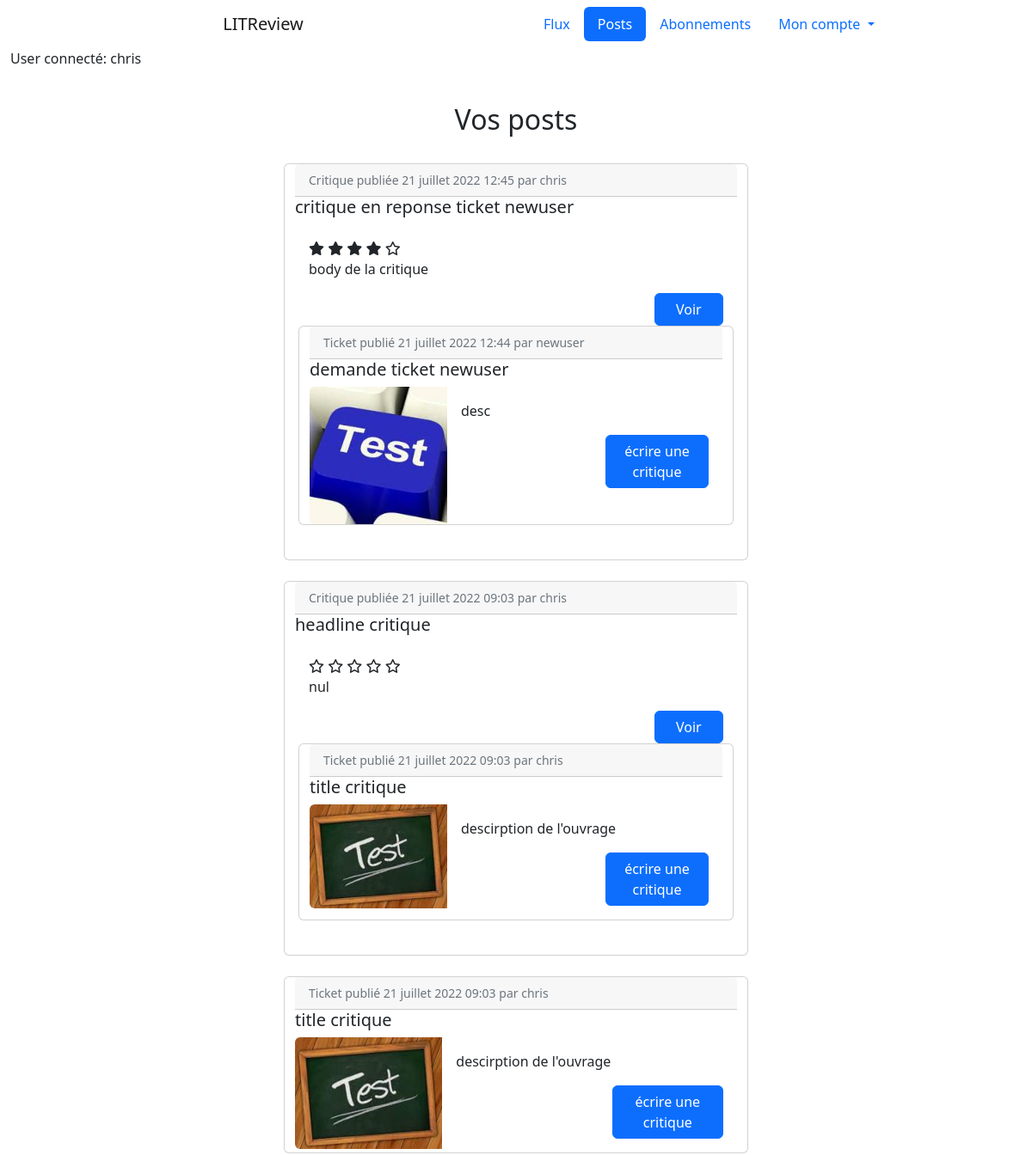
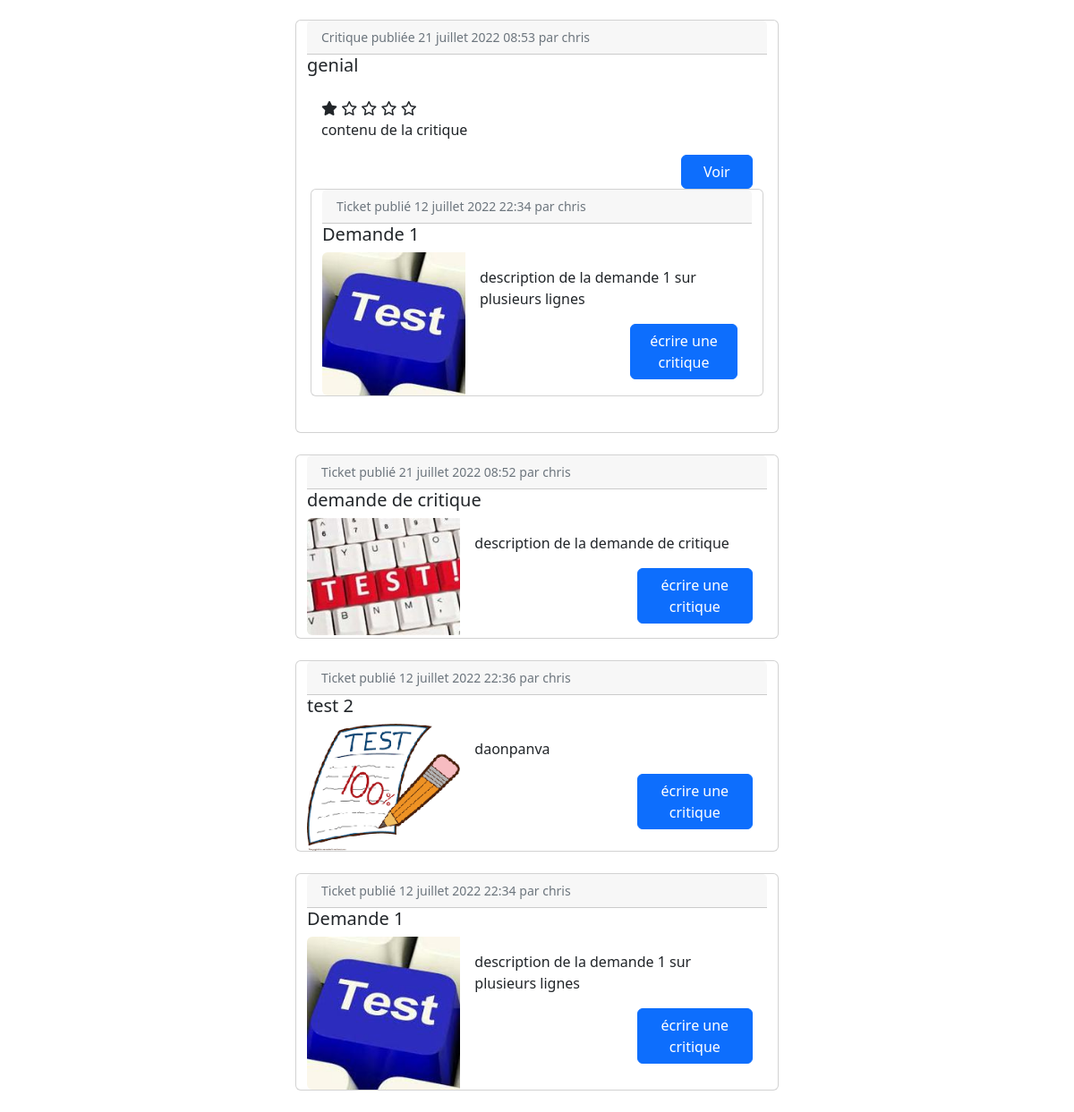
Page /posts/ (signed in) on the earlier database version (2 pictures, top to bottom).
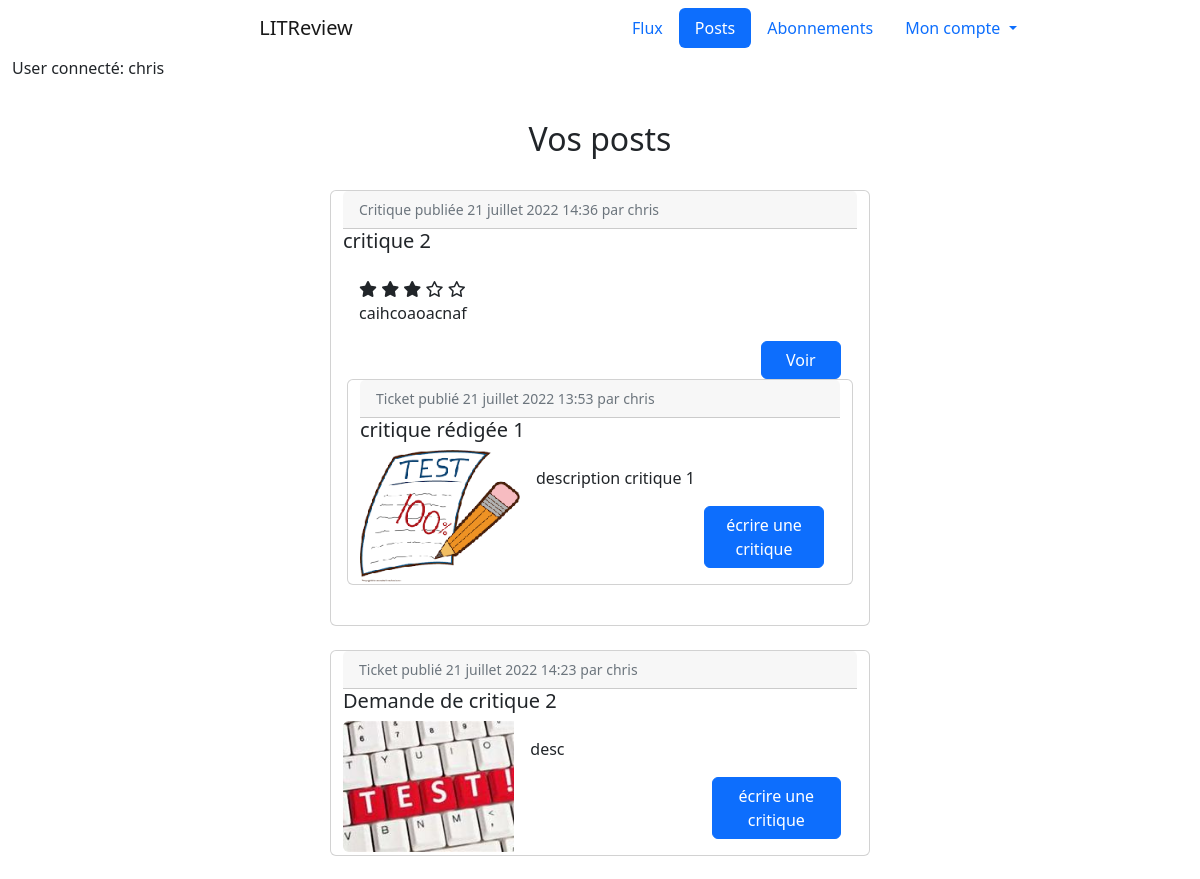
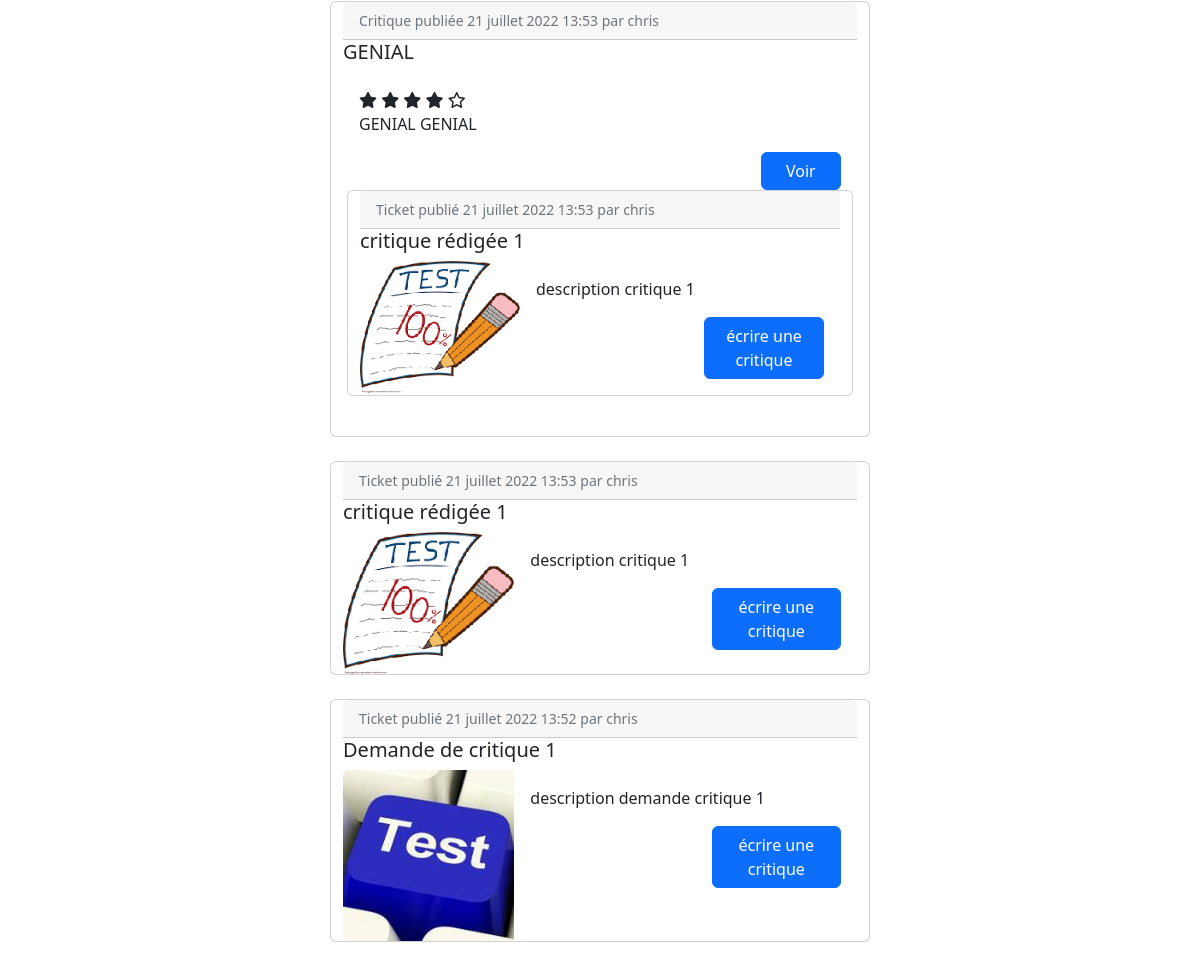
Same page on the later database version (2 pictures, top to bottom).
### reviews/models.py (models this page shows, shortened)
class Review(models.Model):
    class Rating(models.IntegerChoices):
        ZERO = 0
        ONE = 1
        TWO = 2
        THREE = 3
        FOUR = 4
        FIVE = 5
    ticket = models.ForeignKey(Ticket, on_delete=models.CASCADE)
    headline = models.fields.CharField(max_length=128)
    body = models.fields.TextField(max_length=8192, blank=True)
    rating = models.fields.IntegerField(choices=Rating.choices, default=0)
    time_created = models.DateTimeField(auto_now_add=True)
    last_edited = models.DateTimeField(auto_now_add=True, null=True)
    user = models.ForeignKey(settings.AUTH_USER_MODEL, on_delete=models.CASCADE)

class Ticket(models.Model):
    title = models.fields.CharField(max_length=128)
    description = models.fields.TextField(max_length=2048, blank=True)
    image = models.ImageField(null=True, blank=True)
    time_created = models.DateTimeField(auto_now_add=True)
    last_edited = models.DateTimeField(auto_now_add=True, null=True)
    user = models.ForeignKey(settings.AUTH_USER_MODEL, null=True, on_delete=models.CASCADE)
    IMAGE_MAX_SIZE = (200, 200)

### authentication/models.py (models this page shows)
class User(AbstractUser):
    follows = models.ManyToManyField(
        'self',
        symmetrical=False,
        verbose_name='Utilisateurs suivis: ',
        through='UserFollows',
        related_name='followed_users'
    )
    followers = models.ManyToManyField(
        'self',
        symmetrical=False,
        verbose_name='Utilisateurs abonnés: ',
        through='UserFollowing',
        related_name='followed_by'
    )

### reviews/views.py (the view)
# urls.py: path('posts/', reviews.views.posts, name='posts')
@login_required
def posts(request):
    tickets = models.Ticket.objects.filter(Q(user=request.user))
    reviews = models.Review.objects.filter(Q(user=request.user))
    posts = sorted(
        chain(tickets, reviews),
        key=lambda instance: instance.time_created,
        reverse=True
    )
    return render(request, 'reviews/posts.html', {'posts':posts})

### reviews/templatetags/review_tag.py (called while the page is built)
@register.filter
def model_type(value):
    return type(value).__name__

### reviews/templates/reviews/posts.html
{% extends 'base.html' %}
{% load review_tag %}
{% block content %}
<div class="container-fluid">
    <div class="row text-center mb-4 ">
        <h2 class="mt-4">Vos posts</h2>
    </div>
    <div class="grid-container">
        {% for instance in posts %}
            {% if instance|model_type == 'Ticket' %}
               {% include 'reviews/partials/ticket_snippet.html' with ticket=instance %}
            {% elif instance|model_type == 'Review' %}
               {% include 'reviews/partials/review_snippet_with_ticket.html' with review=instance %}
            {% endif %}
        {% endfor %}
    </div>
</div>
{% endblock content %}

### reviews/templates/reviews/partials/review_snippet_with_ticket.html
{% load review_tag %}
<div class="container-fluid">
    <div class="row justify-content-center">
        <div class="card mb-4" style="max-width: 540px;">
          <div class="row g-0">
              <p class="card-header"><small class="text-muted">Critique publiée {{ review.time_created }}
                    par {{ review.user}}</small></p>
            <h5 class="card-title">{{ review.headline }}</h5>
            <div class="post card-body col-md-8">
                {% if review.rating == 0 %}
                    <i class="fa-regular fa-star"></i>
                    <i class="fa-regular fa-star"></i>
                    <i class="fa-regular fa-star"></i>
                    <i class="fa-regular fa-star"></i>
                    <i class="fa-regular fa-star"></i>
                {% elif review.rating == 1 %}
                    <i class="fa-solid fa-star"></i>
                    <i class="fa-regular fa-star"></i>
                    <i class="fa-regular fa-star"></i>
                    <i class="fa-regular fa-star"></i>
                    <i class="fa-regular fa-star"></i>
                {% elif review.rating == 2 %}
                    <i class="fa-solid fa-star"></i>
                    <i class="fa-solid fa-star"></i>
                    <i class="fa-regular fa-star"></i>
                    <i class="fa-regular fa-star"></i>
                    <i class="fa-regular fa-star"></i>
                {% elif review.rating == 3 %}
                    <i class="fa-solid fa-star"></i>
                    <i class="fa-solid fa-star"></i>
                    <i class="fa-solid fa-star"></i>
                    <i class="fa-regular fa-star"></i>
                    <i class="fa-regular fa-star"></i>
                {% elif review.rating == 4 %}
                    <i class="fa-solid fa-star"></i>
                    <i class="fa-solid fa-star"></i>
                    <i class="fa-solid fa-star"></i>
                    <i class="fa-solid fa-star"></i>
                    <i class="fa-regular fa-star"></i>
                {% elif review.rating == 5 %}
                    <i class="fa-solid fa-star"></i>
                    <i class="fa-solid fa-star"></i>
                    <i class="fa-solid fa-star"></i>
                    <i class="fa-solid fa-star"></i>
                    <i class="fa-solid fa-star"></i>
                {% endif %}
                <p class="card-text">{{ review.body }}</p>
                <div class="text-end">
                    <a class="btn btn-primary col-2" href="{% url 'view_review' review.id %}">Voir</a>
                </div>
                <div class="row">
                   {% include 'reviews/partials/ticket_snippet.html' with ticket=review.ticket %}
                </div>
            </div>
          </div>
        </div>
    </div>
</div>

### reviews/templates/reviews/partials/ticket_snippet.html
{% load review_tag %}
<div class="container-fluid">
    <div class="row justify-content-center">
        <div class="card mb-4" style="max-width: 540px;">
          <div class="row g-0">
              <p class="card-header"><small class="text-muted">Ticket publié {{ ticket.time_created }}
                    par {{ ticket.user}}</small></p>
              <h5 class="card-title">{{ ticket.title }}</h5>
              {% if ticket.image %}
                <div class="col-md-4">
                  <img class="img-fluid rounded-start" src="{{ ticket.image.url }}">
                </div>
              {% endif %}
              <div class="card-body col-md-8">
                    <p class="card-text">{{ ticket.description }}</p>
                    <div class="text-end">
                        <a class="btn btn-primary col-5" href="{% url 'view_ticket' ticket.id %}">écrire une critique</a>
                    </div>
              </div>
          </div>
        </div>
    </div>
</div>

Differences in the rows shown:
removed Review: time_created "21 juillet 2022 12:45", user "chris", headline "critique en reponse ticket newuser", rating 4 (drawn), body "body de la critique", image (picture)
removed Ticket: time_created "21 juillet 2022 12:44", user "newuser", title "demande ticket newuser", description "desc"
removed Review: time_created "21 juillet 2022 09:03", user "chris", headline "headline critique", rating 0 (drawn), body "nul", image (picture)
removed Ticket: time_created "21 juillet 2022 09:03", user "chris", title "title critique", description "descirption de l'ouvrage", image (picture)
removed Review: time_created "21 juillet 2022 08:53", user "chris", headline "genial", rating 1 (drawn), body "contenu de la critique", image (picture)
removed Ticket: time_created "12 juillet 2022 22:34", user "chris", title "Demande 1", description "description de la demande 1 sur plusieurs lignes", image (picture)
removed Ticket: time_created "21 juillet 2022 08:52", user "chris", title "demande de critique", image (picture), description "description de la demande de critique"
removed Ticket: time_created "12 juillet 2022 22:36", user "chris", title "test 2", image (picture), description "daonpanva"
added Review: time_created "21 juillet 2022 14:36", user "chris", headline "critique 2", rating 3 (drawn), body "caihcoaoacnaf", image (picture)
added Ticket: time_created "21 juillet 2022 13:53", user "chris", title "critique rédigée 1", description "description critique 1", image (picture)
added Ticket: time_created "21 juillet 2022 14:23", user "chris", title "Demande de critique 2", image (picture), description "desc"
added Review: time_created "21 juillet 2022 13:53", user "chris", headline "GENIAL", rating 4 (drawn), body "GENIAL GENIAL", image (picture)
added Ticket: time_created "21 juillet 2022 13:52", user "chris", title "Demande de critique 1", image (picture), description "description demande critique 1"
